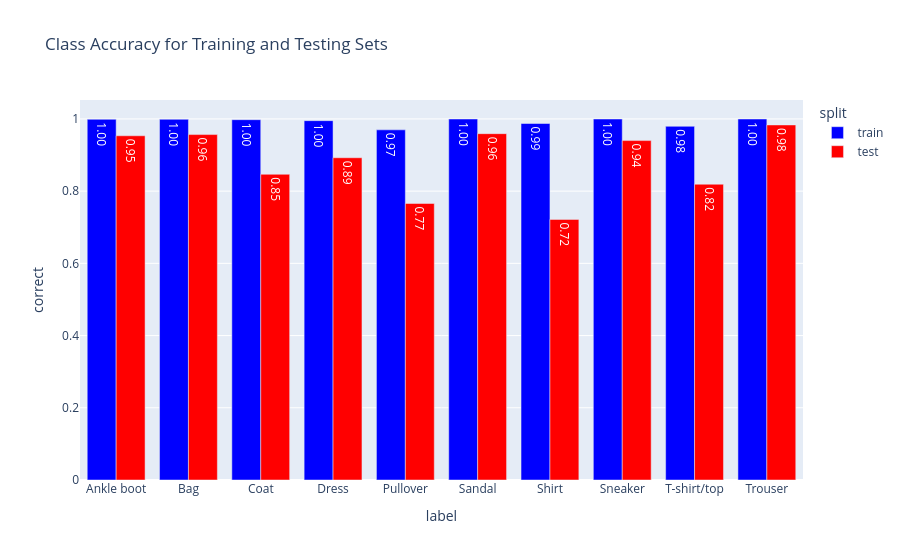

The notebook cell this image was saved under:
### Markdown cell above
### Problem 3c: Class Accuracy Analysis and Visualization

Analyze the model's performance for each class and visualize the class-wise accuracy for both the training and testing datasets.

#### **Task 1**: Create a `class_accuracy` DataFrame
1. Group the `train_df` and `test_df` DataFrames by `label` (class).
2. Calculate the accuracy for each class as the proportion of correct predictions (`correct` column).
3. Add a `split` column to indicate whether the data is from the training or testing set.
4. Combine the results into a single DataFrame called `class_accuracy` with the following columns:
    - `split`: Indicates whether the data is from the training or testing set.
    - `label`: The class label.
    - `correct`: The accuracy for the class.


#### **Task 2**: Visualize Class Accuracy
1. Use the `class_accuracy` DataFrame to create a grouped bar chart.
2. The x-axis should represent the class labels (`label`), and the y-axis should represent the accuracy (`correct`).
3. Use different colors for the training and testing splits:
    - Training: Blue
    - Testing: Red
4. Add the actual accuracy values on top of the bars, rounded to two decimal places. To do this you can add `text_auto=True` to your `.plot` call. If you want to round these numbers to the nearest 2nd decimal, set `text_auto='.2f'`


**Hints**:
- Use `reset_index()` after grouping to convert the grouped data into a DataFrame.

For example, after a groupby:

    df.groupby(['A', 'B'])['C'].mean()

you get a Series with a multi-index:

```bash
    A      B       
    foo    x      0.92
           y      0.85
    bar    x      0.99
           y      0.97
    Name: C, dtype: float64
```

If you call `.reset_index()`, you get a `DataFrame` with columns:

```bash
       A    B     C
    0  foo  x  0.92
    1  foo  y  0.85
    2  bar  x  0.99
    3  bar  y  0.97
```

This makes it much easier to plot or further manipulate the data.

### Code cell
# TODO: Calculate train and test accuracy per class
# TODO: Use class_accuracy to create a grouped bar chart of class accuracy for train and test

train_class_accuracy = (
    train_df.groupby("label")["correct"]
    .mean()
    .reset_index()
)
train_class_accuracy["split"] = "train"

test_class_accuracy = (
    test_df.groupby("label")["correct"]
    .mean()
    .reset_index()
)
test_class_accuracy["split"] = "test"

class_accuracy = pd.concat(
    [train_class_accuracy, test_class_accuracy],
    ignore_index=True
)[["split", "label", "correct"]]

fig = px.bar(
    class_accuracy,
    x="label",
    y="correct",
    color="split",
    barmode="group",
    color_discrete_map={
        "train": "blue",
        "test": "red"
    },
    text_auto=".2f",
    title="Class Accuracy for Training and Testing Sets"
)
fig.show()

print(class_accuracy)

### Figure 1 — Plotly figure (JSON) as saved in the notebook; plotly's stock layout.template omitted (floating-point values rounded to 4 significant figures)
{"data": [{"alignmentgroup": "True", "hovertemplate": "split=train<br>label=%{x}<br>correct=%{y}<extra></extra>", "legendgroup": "train", "marker": {"color": "blue", "pattern": {"shape": ""}}, "name": "train", "offsetgroup": "train", "orientation": "v", "showlegend": true, "textposition": "auto", "texttemplate": "%{y:.2f}", "type": "bar", "x": ["Ankle boot", "Bag", "Coat", "Dress", "Pullover", "Sandal", "Shirt", "Sneaker", "T-shirt/top", "Trouser"], "xaxis": "x", "y": [0.999, 0.999, 0.9979, 0.9952, 0.9698, 0.9998, 0.9873, 0.9998, 0.9796, 0.9998], "yaxis": "y"}, {"alignmentgroup": "True", "hovertemplate": "split=test<br>label=%{x}<br>correct=%{y}<extra></extra>", "legendgroup": "test", "marker": {"color": "red", "pattern": {"shape": ""}}, "name": "test", "offsetgroup": "test", "orientation": "v", "showlegend": true, "textposition": "auto", "texttemplate": "%{y:.2f}", "type": "bar", "x": ["Ankle boot", "Bag", "Coat", "Dress", "Pullover", "Sandal", "Shirt", "Sneaker", "T-shirt/top", "Trouser"], "xaxis": "x", "y": [0.9533, 0.9567, 0.8467, 0.8925, 0.7658, 0.9592, 0.7217, 0.94, 0.8192, 0.9833], "yaxis": "y"}], "layout": {"barmode": "group", "legend": {"title": {"text": "split"}, "tracegroupgap": 0}, "title": {"text": "Class Accuracy for Training and Testing Sets"}, "xaxis": {"anchor": "y", "domain": [0, 1], "title": {"text": "label"}}, "yaxis": {"anchor": "x", "domain": [0, 1], "title": {"text": "correct"}}}}
